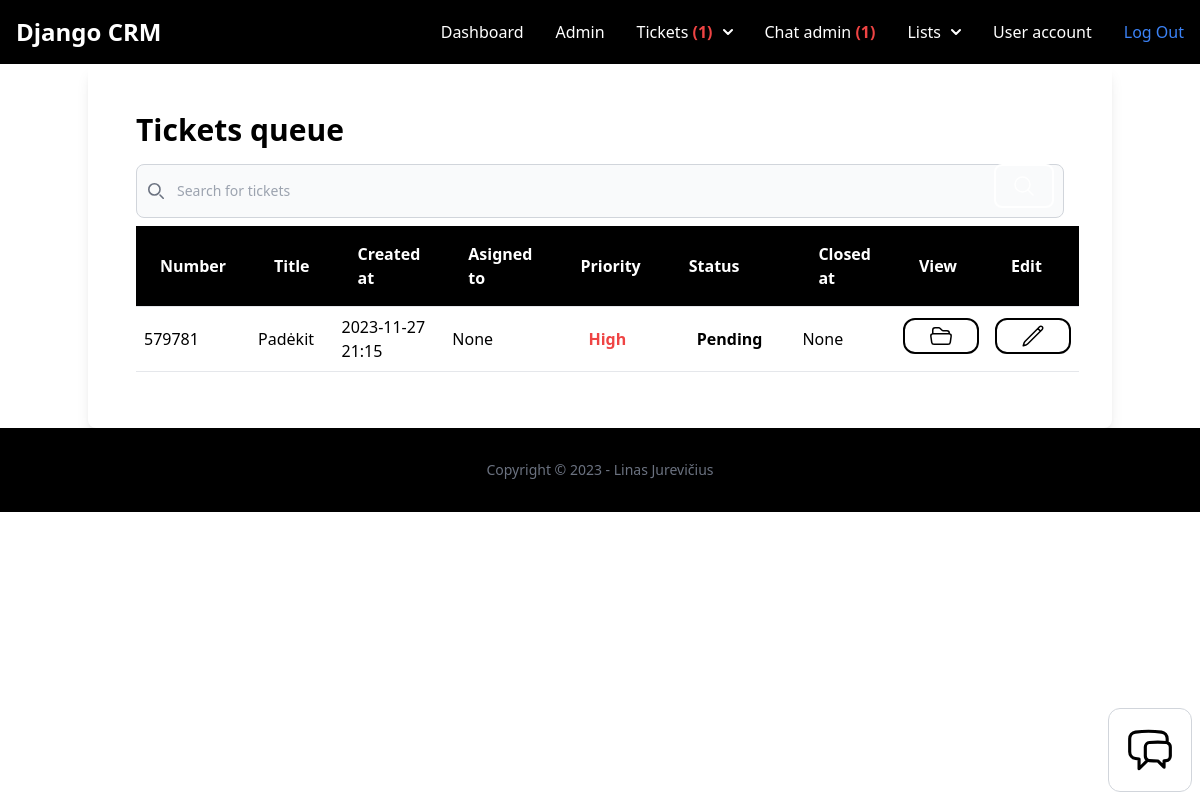
Page /dashboard/tickets/queue/ (signed in) on the earlier database version.
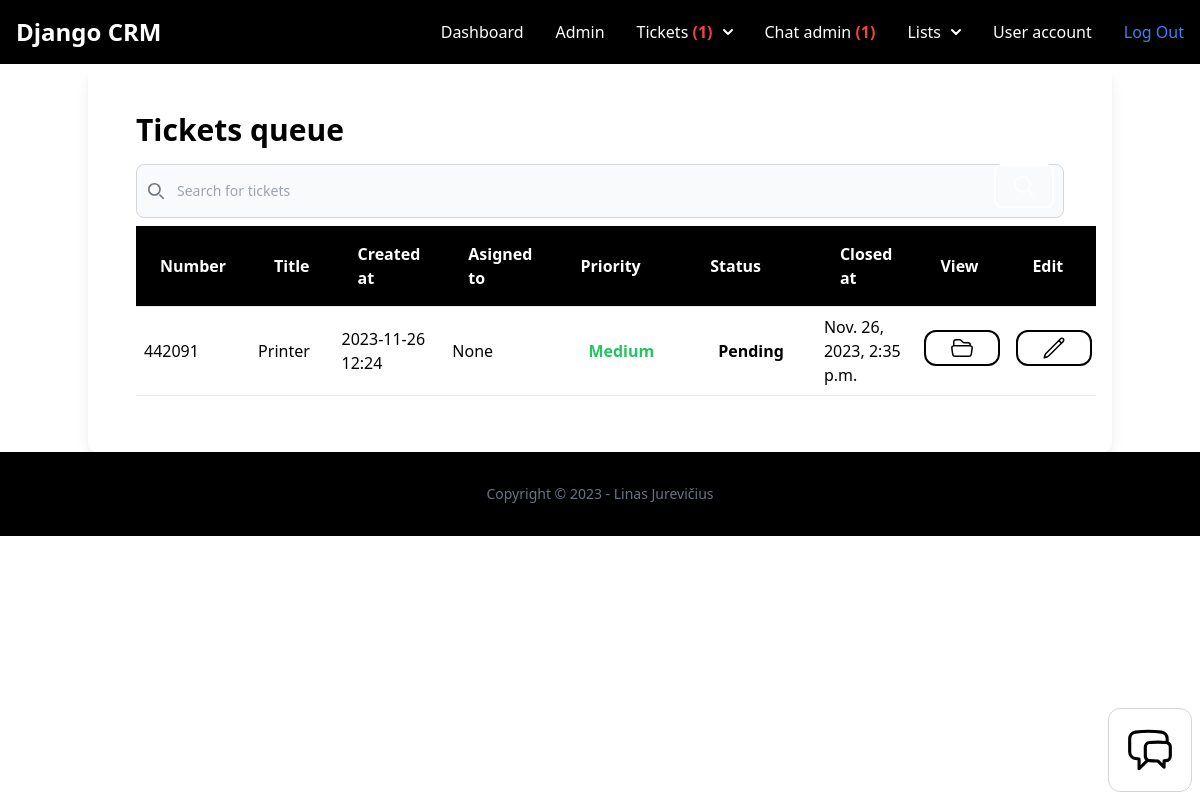
Same page on the later database version.
### ticket/models.py (models this page shows, shortened)
class Ticket(models.Model):
    ACTIVE = 'active'
    COMPLETED = 'completed'
    PENDING = 'pending'
    CHOICES_STATUS = (
        (ACTIVE, 'Active'),
        (COMPLETED, 'Completed'),
        (PENDING, 'Pending'),
    )
    LOW = 'low'
    MEDIUM = 'medium'
    HIGH = 'high'
    CHOICES_PRIORITY = (
        (LOW, 'Low'),
        (MEDIUM, 'Medium'),
        (HIGH, 'High'),
    )
    ticket_number = models.CharField(max_length=15, unique=True)
    title = models.CharField(max_length=100)
    description = models.TextField(blank=True, null=True)
    created_by = models.ForeignKey(User, related_name='tickets', on_delete=models.CASCADE)
    created_at = models.DateTimeField(auto_now_add=True)
    modified_at = models.DateTimeField(auto_now=True)
    assign_to = models.ForeignKey(User, on_delete=models.DO_NOTHING, null=True, blank=True)
    is_resolved = models.BooleanField(default=False)
    accepted_at = models.DateTimeField(null=True, blank=True)
    closed_at = models.DateTimeField(null=True, blank=True)
    status = models.CharField(max_length=15, choices=CHOICES_STATUS, default=PENDING)
    priority = models.CharField(max_length=15, choices=CHOICES_PRIORITY, default=MEDIUM)
    solution = models.TextField(blank=True, null=True)
    class Meta:
        ordering = ['-created_at', 'priority', 'ticket_number']

### ticket/views.py (the view)
# urls.py: path('queue/', views.ticket_queue, name='queue'),
@login_required
def ticket_queue(request):
    if request.user.is_manager:
        tickets = Ticket.objects.filter(status='pending')
        return render(request, 'ticket/tickets_queue.html', {
            'tickets': tickets
        })
    else:
        messages.error(request, 'You have no access to the page')
        return redirect('dashboard:index')

### chat/context_processors.py (called while the page is built)
def chat_waiting(request):
    waiting_chat = Room.objects.filter(status='waiting')
    return {'waiting_chat': waiting_chat}

### team/context_processors.py (called while the page is built)
def active_team(request):
    if request.user.is_authenticated:
        if request.user.userprofile.active_team:
            active_team = request.user.userprofile.active_team
        else:
            active_team = Team.objects.filter(created_by=request.user)[0]
    else:
        active_team = None
    return {'active_team': active_team}

### ticket/context_processors.py (called while the page is built)
def pending_tickets(request):
    pending_tickets = 0
    if request.user.is_authenticated:
        if request.user.is_manager:
            pending_tickets = Ticket.objects.filter(status='pending')
        else:
            pending_tickets = pending_tickets
    else:
        pending_tickets = pending_tickets
    return {'pending_tickets': pending_tickets}

def workspace_tickets(request):
    if request.user.is_authenticated:
        workspace_tickets = Ticket.objects.filter(assign_to=request.user, is_resolved=False)
    else:
        workspace_tickets = 0
    return {'workspace_tickets': workspace_tickets}

### ticket/templates/ticket/tickets_queue.html (shortened to what this page needs)
{% extends 'app/base.html'  %}
{% block content %}
<div class="container mx-auto shadow-lg rounded-lg py-6 px-6">
    <div class="py-6 px-6">
        <h1 class="mb-4 font-semibold text-3xl">Tickets queue</h1>
        <form action="{% url 'tickets:search-results' %}" method="get">
            <div class="relative">
                <div class="absolute inset-y-0 start-0 flex items-center ps-3 pointer-events-none">
                </div>
                <input type="search" name="q" id="default-search" class="block w-full p-4 ps-10 text-sm text-gray-900 border border-gray-300 rounded-lg bg-gray-50 focus:ring-blue-500 focus:border-blue-500 dark:bg-gray-700 dark:border-gray-600 dark:placeholder-gray-400 dark:text-white dark:focus:ring-blue-500 dark:focus:border-blue-500" placeholder="Search for tickets" required>
                <button type="submit" class="text-white border-2 border-white absolute end-2.5 bottom-2.5 font-medium rounded-lg text-sm px-4 py-2">
                    <svg xmlns="http://www.w3.org/2000/svg" fill="none" viewBox="0 0 24 24" stroke-width="1.5" stroke="currentColor" class="w-6 h-6">
                        <path stroke-linecap="round" stroke-linejoin="round" d="M21 21l-5.197-5.197m0 0A7.5 7.5 0 105.196 5.196a7.5 7.5 0 0010.607 10.607z" />
                    </svg>
                </button>
            </div>
        </form>
        {% if tickets %}
        <div class="flex flex-col">
            <div class="overflow-x-auto sm:-mx-6 lg:-mx-8">
                <div class="inline-block min-w-full py-2 sm:px-6 lg:px-8">
                    <div class="overflow-hidden">
                        <table class="table-auto text-left w-full sortable">
                            <thead class="border-b bg-black font-semibold text-white dark:border-neutral-500">
                                <tr>
                                    <th scope="col" class="px-6 py-4">Number</th>
                                    <th scope="col" class="px-6 py-4">Title</th>
                                    <th scope="col" class="px-6 py-4">Created at</th>
                                    <th scope="col" class="px-6 py-4">Asigned to</th>
                                    <th scope="col" class="px-6 py-4">Priority</th>
                                    <th scope="col" class="px-6 py-4">Status</th>
                                    <th scope="col" class="px-6 py-4">Closed at</th>
                                    <th scope="col" class="px-6 py-4">View</th>
                                    <th scope="col" class="px-6 py-4">Edit</th>
                                </tr>
                            </thead>
                            <tbody>
                                {% for ticket in tickets %}
                                <tr class="border-b dark:border-neutral-500 {% cycle 'bg-white' 'bg-gray-100' %}">
                                    <td class="py-2 px-2">{{ ticket.ticket_number }}</td>
                                    <td class="py-2 px-2">{{ ticket.title }}</td>
                                    <td class="py-2 px-2">{{ ticket.created_at|date:"Y-m-d H:i" }}</td>
                                    <td class="py-2 px-2">{{ ticket.assign_to }}</td>
                                    <td class="px-2">
                                        {% if ticket.priority == 'low' %}
                                        <span class="inline-block py-1 px-6 font-semibold text-blue-500 text-center">{{ ticket.get_priority_display }}</span>
                                        {% elif ticket.priority == 'medium' %}
                                        <span class="inline-block py-1 px-6 font-semibold text-green-500 text-center">{{ ticket.get_priority_display }}</span>
                                        {% elif ticket.priority == 'high' %}
                                        <span class="inline-block py-1 px-6 font-semibold text-red-500 text-center">{{ ticket.get_priority_display }}</span>
                                        {% endif %}
                                    </td>
                                    <td class="py-2 px-2">
                                        {% if ticket.status == 'active' %}
                                        <span class="inline-block py-1 px-6 font-semibold text-black text-center">{{ ticket.get_status_display }}</span>
                                        {% elif ticket.status == 'completed' %}
                                        <span class="inline-block py-1 px-6 font-semibold text-black text-center">{{ ticket.get_status_display }}</span>
                                        {% elif ticket.status == 'pending' %}
                                        <span class="inline-block py-1 px-6 font-semibold text-black text-center">{{ ticket.get_status_display }}</span>
                                        {% endif %}
                                    </td>
                                    <td class="py-2 px-2">{{ ticket.closed_at }}</td>
                                    <td class="py-2 px-2"><a href="{% url 'tickets:detail' ticket.id %}" class="inline-block border-2 border-black text-center py-1 px-6 rounded-xl font-semibold text-black">
                                    </a></td>
                                    <td class="py-2 px-2">
                                        {% if not ticket.is_resolved %}
                                        <a href="{% url 'tickets:edit' ticket.id %}" class="inline-block border-2 border-black text-center py-1 px-6 rounded-xl font-semibold text-black">
                                        </a>
                                        {% endif %}
                                    </td>
                                </tr>
                                {% endfor %}
                            </tbody>
                        </table>
                    </div>
                </div>
            </div>
        </div>
        {% else %}
        <p class="mt-6 px-2">There are no tickets in the database yet...</p>
        {% endif %}
    </div>
</div>
    {% endblock %}

### app/templates/app/base.html (shortened to what this page needs)
{% load static %}
<!doctype html>
<html lang="en">
<head>
    <link rel="stylesheet" type="text/css" href="{% static 'src/output.css' %}">
    <script src="https://cdn.tailwindcss.com"></script>
</head>
<body>
    <nav class="bg-black border-gray-200 dark:bg-black dark:border-gray-700">
        <div class="max-w-screen-xl flex flex-wrap items-center justify-between mx-auto p-4">
            <a href="/" class="flex items-center">
                <span class="self-center text-2xl font-semibold whitespace-nowrap text-white">Django CRM</span>
            </a>
            <div class="hidden w-full md:block md:w-auto" id="navbar-multi-level">
                <ul class="flex flex-col font-medium p-4 md:p-0 mt-4 border border-gray-100 rounded-lg bg-black md:flex-row md:space-x-8 md:mt-0 md:border-0 md:bg-black bg-gray-800 md:bg-black dark:border-gray-700 text-white">
                    <li>
                        <a href="{% url 'dashboard:index' %}" class="block py-2 pl-3 pr-4 text-white rounded hover:bg-gray-100 md:hover:bg-transparent md:border-0 md:hover:text-blue-700 md:p-0 dark:text-white md:dark:hover:text-blue-500 dark:hover:bg-gray-700 dark:hover:text-white md:dark:hover:bg-transparent">Dashboard</a>
                    </li>
                    {% if request.user.is_staff %}
                    <li>
                        <a href="/admin" class="block py-2 pl-3 pr-4 text-white rounded hover:bg-gray-100 md:hover:bg-transparent md:border-0 md:hover:text-blue-700 md:p-0 dark:text-white md:dark:hover:text-blue-500 dark:hover:bg-gray-700 dark:hover:text-white md:dark:hover:bg-transparent">Admin</a>
                    </li>
                    {% endif %}
                    {% if request.user.is_authenticated %}
                    {% if request.user.is_manager %}
                    <li>
                        <button id="dropdownNavbrLink" data-dropdown-toggle="dropdownNavbar" class="flex items-center justify-between w-full py-2 pl-3 pr-4  text-gray-700 border-b border-gray-100 hover:bg-gray-50 md:hover:bg-transparent md:border-0 md:hover:text-blue-700 md:p-0 md:w-auto text-white md:dark:hover:text-blue-500 dark:focus:text-white dark:border-gray-700 dark:hover:bg-gray-700 md:dark:hover:bg-transparent">
                            Tickets&nbsp; {% if pending_tickets.count > 0 %} <span class="text-red-500 font-bold"> ({{ pending_tickets.count }}) {% endif %}</span><svg class="w-2.5 h-2.5 ml-2.5" aria-hidden="true" xmlns="http://www.w3.org/2000/svg" fill="none" viewBox="0 0 10 6">
                                <path stroke="currentColor" stroke-linecap="round" stroke-linejoin="round" stroke-width="2" d="m1 1 4 4 4-4" />
                            </svg>
                        </button>
                    </li>
                    {% endif %}
                    {% endif %}
                    {% if request.user.is_manager %}
                    <li>
                        <a href="{% url 'chat:admin' %}" class="block py-2 pl-3 pr-4 text-white rounded hover:bg-gray-100 md:hover:bg-transparent md:border-0 md:hover:text-blue-700 md:p-0 dark:text-white md:dark:hover:text-blue-500 dark:hover:bg-gray-700 dark:hover:text-white md:dark:hover:bg-transparent">Chat admin {% if waiting_chat.count > 0 %} <span class="text-red-500 font-bold">({{ waiting_chat.count }}) {% endif %}</span></a>
                    </li>
                    <li>
                        <button id="dropdownNavbarLink" data-dropdown-toggle="dropdownNavbar_lists" class="flex items-center justify-between w-full py-2 pl-3 pr-4  text-white border-b border-gray-100 hover:bg-gray-50 md:hover:bg-transparent md:border-0 md:hover:text-blue-700 md:p-0 md:w-auto dark:text-white md:dark:hover:text-blue-500 dark:focus:text-white dark:border-gray-700 dark:hover:bg-gray-700 md:dark:hover:bg-transparent">
                            Lists <svg class="w-2.5 h-2.5 ml-2.5" aria-hidden="true" xmlns="http://www.w3.org/2000/svg" fill="none" viewBox="0 0 10 6">
                                <path stroke="currentColor" stroke-linecap="round" stroke-linejoin="round" stroke-width="2" d="m1 1 4 4 4-4" />
                            </svg>
                        </button>
                    </li>
                    {% endif %}
                    {% if request.user.is_authenticated %}
                    <li>
                        <a href="{% url 'userprofile:user_account' %}" class="block py-2 pl-3 pr-4 text-white rounded hover:bg-gray-100 md:hover:bg-transparent md:border-0 md:hover:text-blue-700 md:p-0 dark:text-white md:dark:hover:text-blue-500 dark:hover:bg-gray-700 dark:hover:text-white md:dark:hover:bg-transparent">User account</a>
                    </li>
                    {% endif %}
                    {% if request.user.is_authenticated %}
                    <li>
                        <a href="{% url 'logout' %}" class="block py-2 pl-3 pr-4 text-white bg-blue-700 rounded md:bg-transparent md:text-blue-500 md:p-0 md:dark:text-blue-400 dark:bg-blue-600 md:dark:bg-transparent" aria-current="page">Log Out</a>
                    </li>
                    {% endif %}
                </ul>
            </div>
        </div>
    </nav>
    {% block content %}
    {% endblock%}
    {% include 'chat/chat_bubble.html' %}
    <footer class="bg-black">
        <div class="w-full max-w-screen-xl mx-auto p-4 md:py-8">
            <span class="block text-sm text-gray-500 sm:text-center dark:text-gray-400">Copyright © 2023 - Linas Jurevičius</span>
        </div>
    </footer>
    <footer class="py-3 my-4">
    </footer>
</body>
</html>

### chat/templates/chat/chat_bubble.html (shortened to what this page needs)
<div id="chat" class="max-w-[300px] fixed right-2 bottom-2 p-4 bg-white border border-gray-300 rounded-xl">
    <div id="chat_icon">
        <button id="chat_open" class="w-[50px] flex items-center" title = "Open_chat">
        </button>
    </div>
</div>

Differences in the rows shown:
no longer on this page (row edited): Ticket: ticket_number "579781", title "Padėkit", created_at "2023-11-27 21:15", assign_to "None", priority "High", status "Pending", closed_at "None", is_resolved False (drawn)
now on this page (row edited): Ticket: ticket_number "442091", title "Printer", created_at "2023-11-26 12:24", assign_to "None", priority "Medium", status "Pending", closed_at "Nov. 26, 2023, 2:35 p.m.", is_resolved False (drawn)
